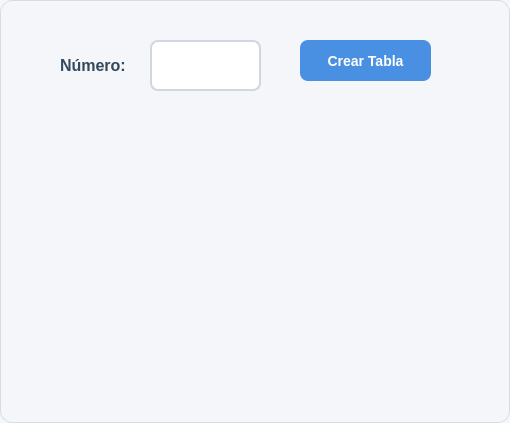
<?xml version="1.0" encoding="UTF-8"?>
<ui version="4.0">
 <class>DialogEjercicio7</class>
 <widget class="QDialog" name="DialogEjercicio7">
  <property name="geometry">
   <rect>
    <x>0</x>
    <y>0</y>
    <width>510</width>
    <height>423</height>
   </rect>
  </property>
  <property name="windowTitle">
   <string>Dialog</string>
  </property>
  <property name="styleSheet">
   <string notr="true">/* =========================
   ESTILO GENERAL DEL DIALOG
   ========================= */
QDialog {
    background-color: #f4f6f9;
    border: 1px solid #d6dce5;
    border-radius: 12px;
    font-family: &quot;Segoe UI&quot;;
    font-size: 14px;
    color: #2c3e50;
}

/* =========================
   LABELS
   ========================= */
QLabel {
    color: #34495e;
    font-weight: 500;
    background: transparent;
}

/* =========================
   CAMPOS DE TEXTO
   ========================= */
QLineEdit {
    background-color: #ffffff;
    border: 2px solid #d0d7de;
    border-radius: 8px;
    padding: 8px 10px;
    color: #2c3e50;
    selection-background-color: #4a90e2;
    selection-color: white;
}

/* Cuando el usuario selecciona el campo */
QLineEdit:focus {
    border: 2px solid #4a90e2;
    background-color: #ffffff;
}

/* Campo deshabilitado */
QLineEdit:disabled {
    background-color: #ecf0f1;
    color: #95a5a6;
    border: 2px solid #dfe6e9;
}

/* =========================
   BOTONES
   ========================= */
QPushButton {
    background-color: #4a90e2;
    color: white;
    border: none;
    border-radius: 8px;
    padding: 8px 16px;
    font-size: 14px;
    font-weight: 600;
}

/* Hover */
QPushButton:hover {
    background-color: #357abd;
}

/* Click */
QPushButton:pressed {
    background-color: #2f6da3;
    padding-top: 9px;
    padding-bottom: 7px;
}

/* Botón deshabilitado */
QPushButton:disabled {
    background-color: #bdc3c7;
    color: #ecf0f1;
}

/* =========================
   TOOLTIP OPCIONAL
   ========================= */
QToolTip {
    background-color: #2c3e50;
    color: white;
    border: 1px solid #4a90e2;
    padding: 5px;
    border-radius: 6px;
}</string>
  </property>
  <widget class="QLabel" name="label">
   <property name="geometry">
    <rect>
     <x>60</x>
     <y>50</y>
     <width>91</width>
     <height>31</height>
    </rect>
   </property>
   <property name="font">
    <font>
     <pointsize>12</pointsize>
     <weight>62</weight>
     <bold>true</bold>
    </font>
   </property>
   <property name="text">
    <string>Número: </string>
   </property>
  </widget>
  <widget class="QLineEdit" name="txt_numero">
   <property name="geometry">
    <rect>
     <x>150</x>
     <y>40</y>
     <width>111</width>
     <height>51</height>
    </rect>
   </property>
   <property name="font">
    <font>
     <pointsize>10</pointsize>
     <weight>75</weight>
     <bold>true</bold>
    </font>
   </property>
  </widget>
  <widget class="QLabel" name="lbl_tabla">
   <property name="geometry">
    <rect>
     <x>150</x>
     <y>120</y>
     <width>201</width>
     <height>271</height>
    </rect>
   </property>
   <property name="font">
    <font>
     <pointsize>10</pointsize>
     <weight>62</weight>
     <bold>true</bold>
    </font>
   </property>
   <property name="text">
    <string/>
   </property>
   <property name="alignment">
    <set>Qt::AlignCenter</set>
   </property>
  </widget>
  <widget class="QPushButton" name="btn_crear">
   <property name="geometry">
    <rect>
     <x>300</x>
     <y>40</y>
     <width>131</width>
     <height>41</height>
    </rect>
   </property>
   <property name="text">
    <string>Crear Tabla</string>
   </property>
  </widget>
 </widget>
 <resources/>
 <connections/>
</ui>
